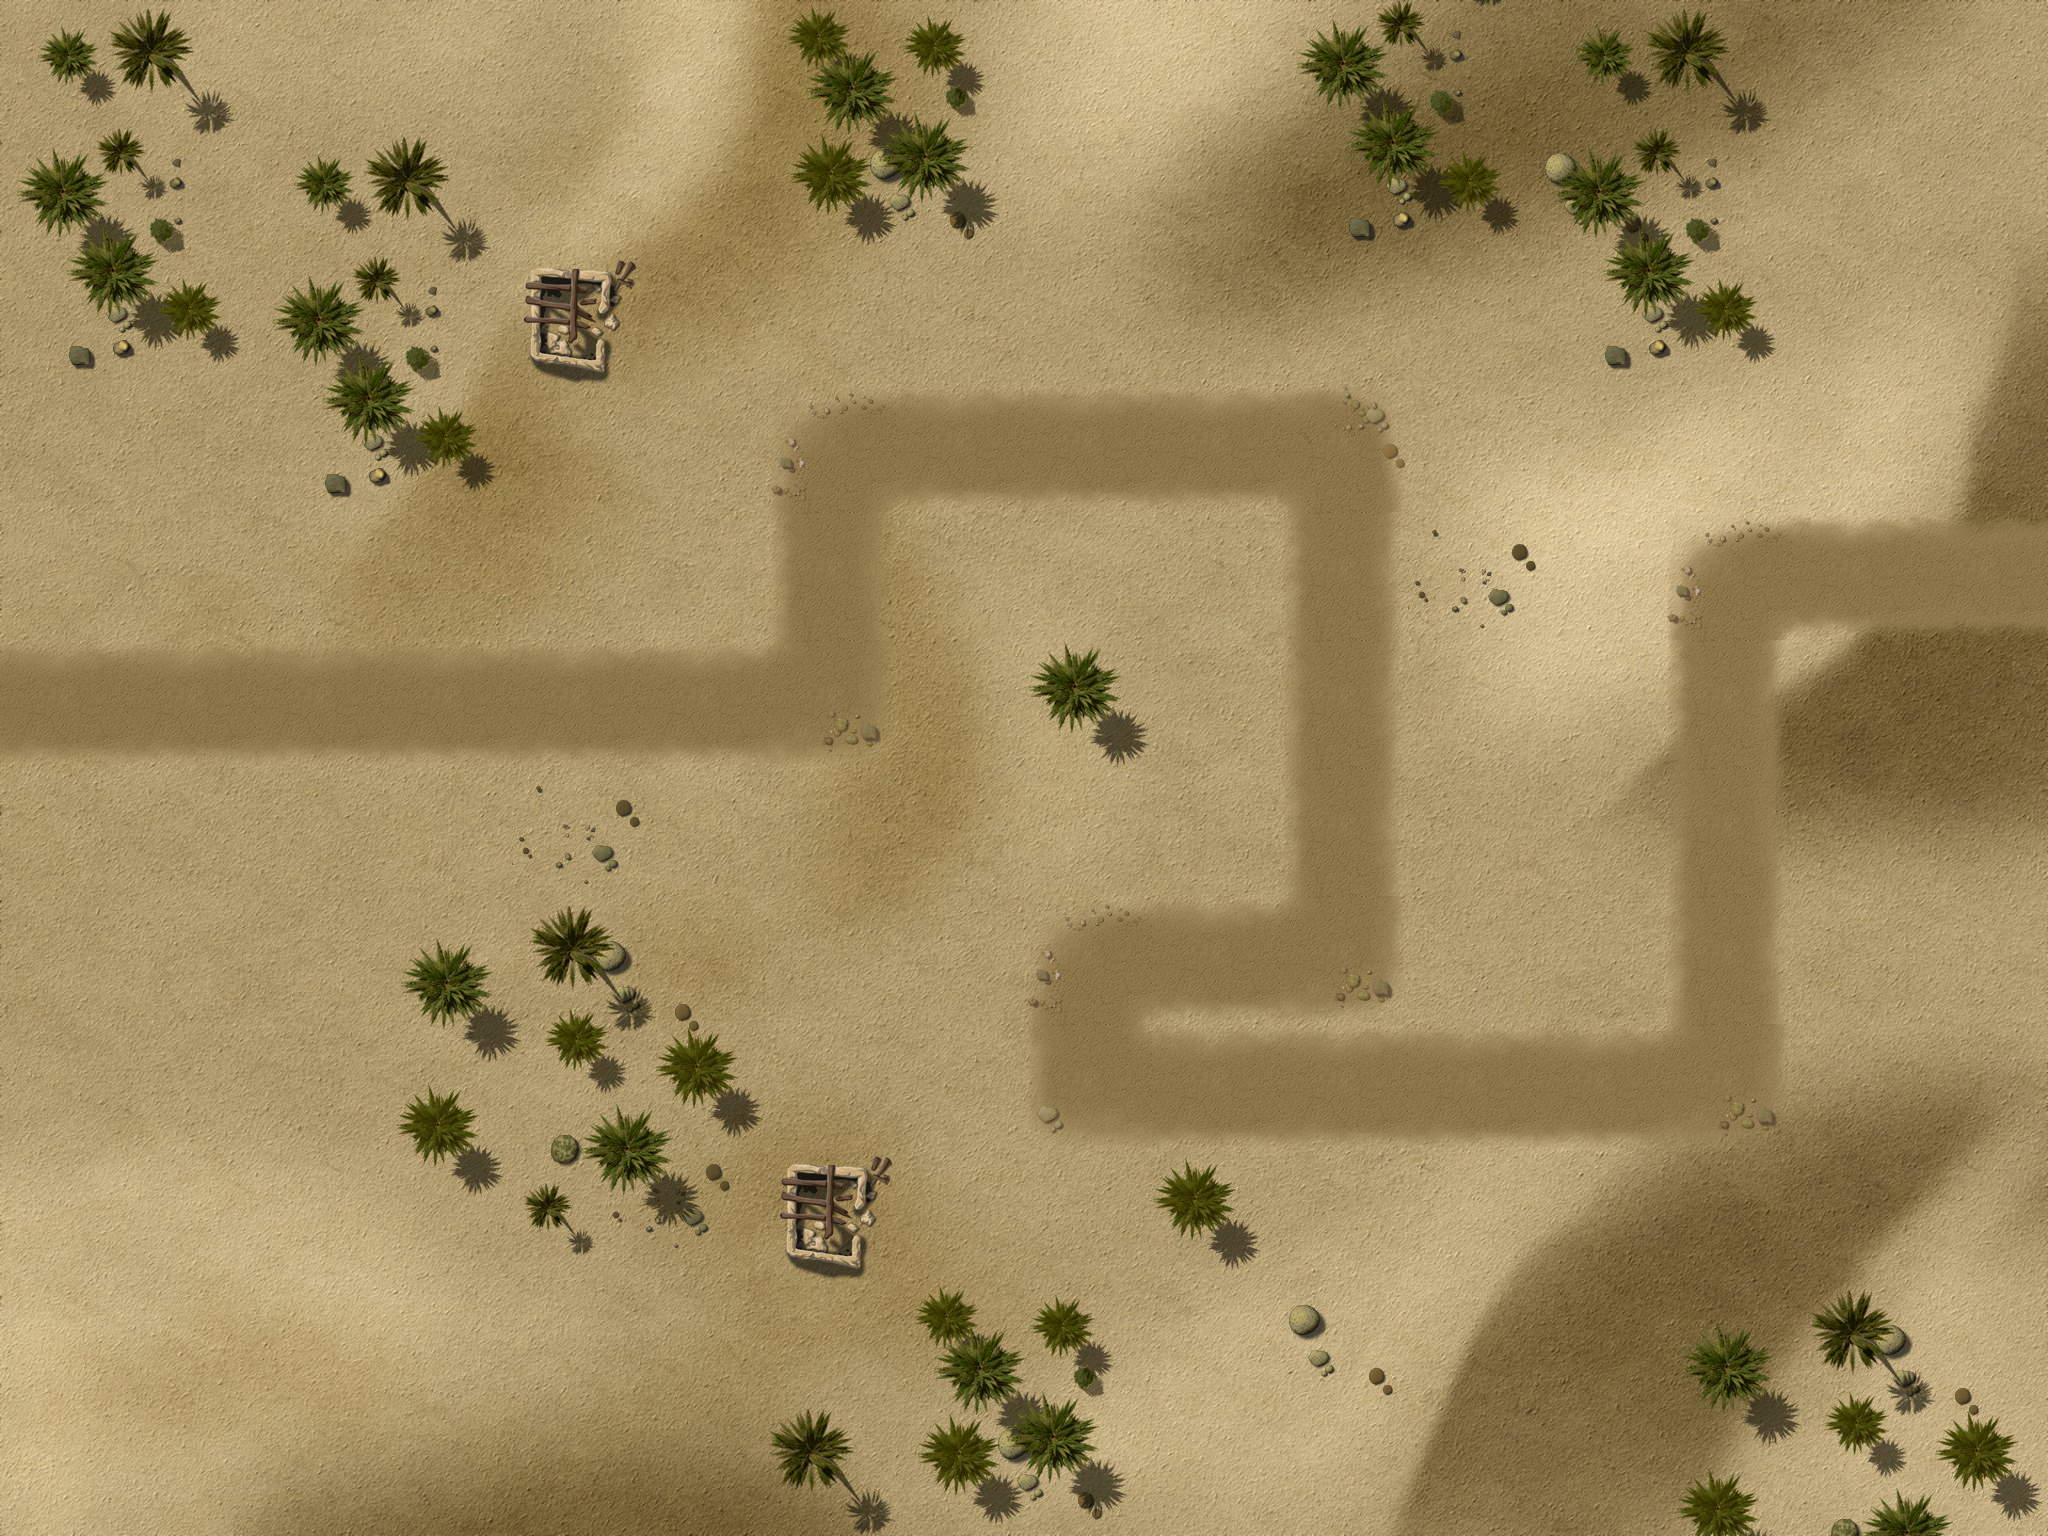

This is a level from a 2D game, rendered from its Tiled map with the project's own tilesets. A one-line summary and the map file follow, with tile-layer data summarised:
An orthogonal 16x12 tile map with 128x128 px tiles, 4 tile layers (Ground, Objects1, Objects2, Path), 1 hidden layer not drawn, 3 tilesets and 29 objects.

<map version="1.0" orientation="orthogonal" width="16" height="12" tilewidth="128" tileheight="128">
 <properties>
 <property name="wave01" value="2,2,10,10,10,10,10,10,10,10,10,10,2,10,10,2,2,10,10,10,2,2,10,10" />
 <property name="wave02" value="10,10,4,4,10,1,10,1,1,4,10,10,4,10,10,10,1,1,1,4,1,4,1,2" />
 <property name="wave03" value="2,10,10,10,10,10,10,4,1,4,4,10,10,10,10,2,2,10,3,10,10,4,1,4,2,1,1,1,1,10,10,10" />
 <property name="wave04" value="1,1,10,3,10,10,10,10,10,2,10,10,1,1,4,2,4,1,1,1,1,1,4,2,10,10,10,10" />
 <property name="wave05" value="1,1,1,4,1,1,4,1,1,4,1,1,3,1,4,1,1,4,1,1,1,4" />
 <property name="wave06" value="1,2,1,1,1,2,10,10,10,2,10,10,1,1,2,2,1,1,10,10,10,10,10,2,2,1,1" />
 <property name="wave07" value="10,10,10,10,10,10,10,10,10,10,10,10,10,10,10,10,10,10,10,10,10,10,10,10,10,10,10,10,10,10,10,10,10,10,10,10,10,10,10,10,10" />
 <property name="wave08" value="10,10,10,10,10,10,10,10,1,1,1,2,2,4,4,4,10,10,10,10,4,10,2,1,1,10,10,10,10,4,4,2,10,1,1,1,1" />
 <property name="wave09" value="2,2,10,10,10,6,1,1,1,3,10,10,10,10,10,10,2,10,10,2,2,10,10,10,2,2,10,10" />
 <property name="wave10" value="1,2,1,1,1,2,10,10,10,2,10,10,1,1,2,2,1,1,10,10,10,10,10,2,2,1,100" />
 <property name="wave11" value="3,10,10,10,1,1,1,1,1,1,5,5,10,10,10,10,1,1,1,1,1,5,5,10,10,10,3" />
 <property name="wave12" value="10,10,10,1,10,1,1,4,10,10,4,10,10,10,1,1,1,4,1,4,1,2,4,1,1,1,4,4" />
 <property name="wave13" value="2,3,4,5,1,1,3,1,1,2,4,5,5,1,3,1,2,2,1,1,1,1,5,5,5,5,2,4,5,2,3,1,1,1,1,1" />
 <property name="wave14" value="2,3,4,1,1,1,1,2,2,4,4,1,1,2,1,1,4,2,4,1,1,1,1,1,3" />
 <property name="wave15" value="10,10,10,1,6,10,10,1,10,10,10,10,10,1,4,10,10,10,10,10,1,10,10,1,10,10,10,10,1,10,10,10,10,2,10,10,2,10,10,2" />
 <property name="wave16" value="3,10,10,10,10,10,10,10,4,4,2,4,4,10,10,10,10,4,4,2,10,10,10,10,10,10,10,10,10,10,10,2,4,4,5,5,5,5,5" />
 <property name="wave17" value="1,1,1,1,10,10,10,3,2,4,2,4,1,1,1,10,10,10,10,1,1,1,2,2,4,4,2,10,10,10,10" />
 <property name="wave18" value="4,4,2,2,1,1,1,1,4,1,1,2,2,1,1,4,4,1,1,1,6,1,1,1,1,1,1,1" />
 <property name="wave19" value="3,2,2,6,4,4,1,4,3,10,10,10,4,4,4,10,10,10,10,10,10,3,5,5,7,7,7" />
 <property name="wave20" value="6,7,7,3,7,2,1,1,3,1,1,3,1,1,6,1,2,1,1,7,7,7,1,2,1,1,5,5,4,101" />
 <property name="wave21" value="10,10,10,10,10,10,10,10,10,4,10,10,10,10,10,10,10,6,10,10,10,10,2,2,10,10,10,10,10,10,10,10,10,10,10,10,10,10,10,10,10,10,10,10,10,1,1,1,1,10,10,10,10,10,10" />
 <property name="wave22" value="9,9,9,9,7,7,7,7,7,5,5,5,5,6,5,5,5,4,1,4,6,1,1,1,4,4,10,10,10,10,10,6" />
 <property name="wave23" value="11,11,11,6,11,11,10,10,10,3,3,10,10,1,1,1,1,1,11,11,6,1,1,3" />
 <property name="wave24" value="9,9,9,9,10,10,10,10,10,10,10,10,9,9,9,10,10,7,10,10,10,6,2,1,1,1,4,4" />
 <property name="wave25" value="8,11,11,11,3,3,11,11,11,11,11,11,2,1,1,4,1,1,1,11,11,11,10,10,10,10,10,11,6" />
 </properties>
 <tileset firstgid="1" name="ground" tilewidth="128" tileheight="128">
  <image source="tilesWorld1.png" width="2048" height="2048" />
 </tileset>
 <tileset firstgid="257" name="path" tilewidth="128" tileheight="128">
  <image source="path02.png" width="512" height="512" />
 </tileset>
 <tileset firstgid="273" source="ground2.tsx" />
 <layer name="Ground" width="16" height="12">
  <data>[192 cells, 1 non-empty, 1 distinct tile ids]</data>
 </layer>
 <layer name="Objects1" width="16" height="12">
  <data>[192 cells, 6 non-empty, 3 distinct tile ids]</data>
 </layer>
 <layer name="Objects2" width="16" height="12">
  <data>[192 cells, 48 non-empty, 22 distinct tile ids]</data>
 </layer>
 <layer name="Path" width="16" height="12">
  <data>[192 cells, 31 non-empty, 6 distinct tile ids]</data>
 </layer>
 <objectgroup name="Objects3" width="16" height="12">
  <object gid="142" x="1782" y="782" />
  <object gid="142" x="328" y="642" />
  <object gid="142" x="754" y="268" />
  <object gid="220" x="622" y="336" />
  <object gid="220" x="1510" y="1442" />
  <object gid="32" x="60" y="1484" />
  <object gid="211" x="896" y="436" />
  <object gid="211" x="1024" y="378" />
  <object gid="228" x="932" y="360" />
  <object gid="214" x="1110" y="314" />
  <object gid="212" x="720" y="1318" />
  <object gid="212" x="0" y="1280" />
  <object gid="212" x="204" y="1096" />
 </objectgroup>
 <objectgroup name="Locked" width="16" height="12">
  <object x="2432" y="256" />
  <object x="256" y="896" width="256" height="384" />
  <object x="0" y="0" width="2048" height="256" />
  <object x="0" y="1280" width="2048" height="256" />
  <object x="0" y="256" width="128" height="1024" />
  <object x="1920" y="256" width="128" height="1024" />
  <object x="128" y="256" width="512" height="128" />
  <object x="128" y="384" width="384" height="128" />
  <object x="1536" y="256" width="256" height="128" />
  <object x="1024" y="640" width="128" height="128" />
  <object x="512" y="896" width="128" height="128" />
  <object x="512" y="1024" width="256" height="256" />
  <object x="1152" y="1152" width="128" height="128" />
  <object x="896" y="256" width="256" height="128" />
  <object x="768" y="1152" width="128" height="128" />
 </objectgroup>
 <objectgroup name="Waypoints" width="16" height="12">
  <object x="0" y="512">
   <polyline points="-145,194 836,186 836,-67 1343,-63 1346,439 1083,451 1086,568 1721,567 1717,68 2257,60" />
  </object>
 </objectgroup>
 <layer name="blendAdd" width="16" height="12" visible="0">
  <data>[192 cells, 0 non-empty, 0 distinct tile ids]</data>
 </layer>
</map>
